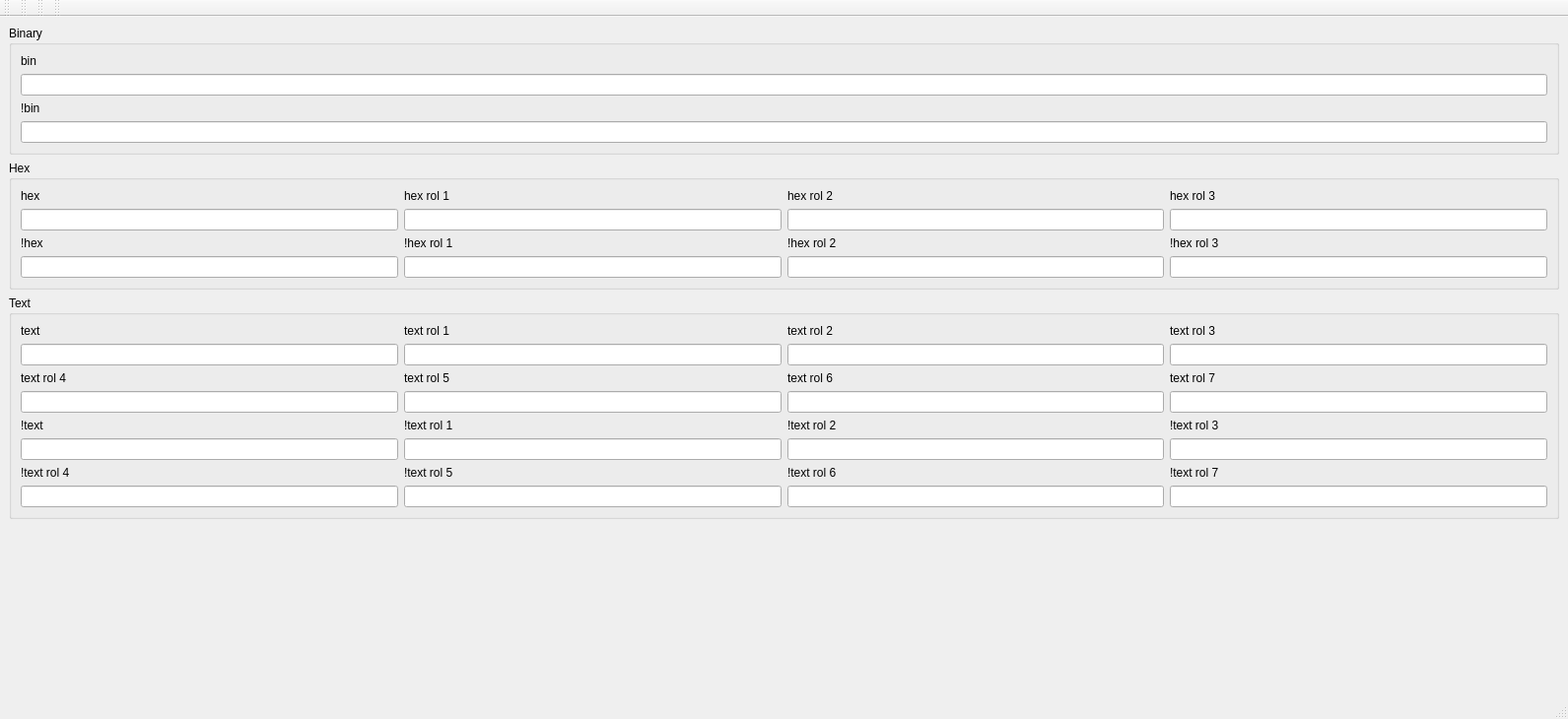
<?xml version="1.0" encoding="UTF-8"?>
<ui version="4.0">
 <class>MainWindow</class>
 <widget class="QMainWindow" name="MainWindow">
  <property name="geometry">
   <rect>
    <x>0</x>
    <y>0</y>
    <width>1591</width>
    <height>730</height>
   </rect>
  </property>
  <property name="windowTitle">
   <string>BinTool v0.1 by @mhswende</string>
  </property>
  <widget class="QWidget" name="centralwidget">
   <layout class="QVBoxLayout" name="verticalLayout_5">
    <item>
     <widget class="QGroupBox" name="groupBox_3">
      <property name="title">
       <string>Binary</string>
      </property>
      <layout class="QVBoxLayout" name="verticalLayout_4">
       <item>
        <layout class="QVBoxLayout" name="verticalLayout_3">
         <item>
          <widget class="QLabel" name="label">
           <property name="text">
            <string>bin</string>
           </property>
          </widget>
         </item>
         <item>
          <widget class="QLineEdit" name="lineEdit_bin">
           <property name="inputMask">
            <string/>
           </property>
           <property name="maxLength">
            <number>32767</number>
           </property>
          </widget>
         </item>
         <item>
          <widget class="QLabel" name="label_2">
           <property name="text">
            <string>!bin</string>
           </property>
          </widget>
         </item>
         <item>
          <widget class="QLineEdit" name="lineEdit_nbin"/>
         </item>
        </layout>
       </item>
      </layout>
     </widget>
    </item>
    <item>
     <widget class="QGroupBox" name="groupBox">
      <property name="title">
       <string>Hex</string>
      </property>
      <layout class="QVBoxLayout" name="verticalLayout_2">
       <item>
        <layout class="QGridLayout" name="gridLayout">
         <item row="0" column="0">
          <widget class="QLabel" name="label_3">
           <property name="text">
            <string>hex</string>
           </property>
          </widget>
         </item>
         <item row="0" column="1">
          <widget class="QLabel" name="label_7">
           <property name="text">
            <string>hex rol 1</string>
           </property>
          </widget>
         </item>
         <item row="0" column="2">
          <widget class="QLabel" name="label_19">
           <property name="text">
            <string>hex rol 2</string>
           </property>
          </widget>
         </item>
         <item row="0" column="3">
          <widget class="QLabel" name="label_26">
           <property name="text">
            <string>hex rol 3</string>
           </property>
          </widget>
         </item>
         <item row="1" column="0">
          <widget class="QLineEdit" name="lineEdit_hex"/>
         </item>
         <item row="1" column="1">
          <widget class="QLineEdit" name="lineEdit_hex1"/>
         </item>
         <item row="1" column="2">
          <widget class="QLineEdit" name="lineEdit_hex2"/>
         </item>
         <item row="1" column="3">
          <widget class="QLineEdit" name="lineEdit_hex3"/>
         </item>
         <item row="2" column="0">
          <widget class="QLabel" name="label_4">
           <property name="text">
            <string>!hex</string>
           </property>
          </widget>
         </item>
         <item row="2" column="1">
          <widget class="QLabel" name="label_8">
           <property name="text">
            <string>!hex rol 1</string>
           </property>
          </widget>
         </item>
         <item row="2" column="2">
          <widget class="QLabel" name="label_20">
           <property name="text">
            <string>!hex rol 2</string>
           </property>
          </widget>
         </item>
         <item row="2" column="3">
          <widget class="QLabel" name="label_27">
           <property name="text">
            <string>!hex rol 3</string>
           </property>
          </widget>
         </item>
         <item row="3" column="0">
          <widget class="QLineEdit" name="lineEdit_nhex"/>
         </item>
         <item row="3" column="1">
          <widget class="QLineEdit" name="lineEdit_nhex1"/>
         </item>
         <item row="3" column="2">
          <widget class="QLineEdit" name="lineEdit_nhex2"/>
         </item>
         <item row="3" column="3">
          <widget class="QLineEdit" name="lineEdit_nhex3"/>
         </item>
        </layout>
       </item>
      </layout>
     </widget>
    </item>
    <item>
     <widget class="QGroupBox" name="groupBox_2">
      <property name="title">
       <string>Text</string>
      </property>
      <layout class="QVBoxLayout" name="verticalLayout">
       <item>
        <layout class="QGridLayout" name="gridLayout_2">
         <item row="0" column="3">
          <widget class="QLabel" name="label_43">
           <property name="text">
            <string>text rol 3</string>
           </property>
          </widget>
         </item>
         <item row="1" column="0">
          <widget class="QLineEdit" name="lineEdit_txt"/>
         </item>
         <item row="4" column="2">
          <widget class="QLabel" name="label_42">
           <property name="text">
            <string>!text rol 2</string>
           </property>
          </widget>
         </item>
         <item row="1" column="1">
          <widget class="QLineEdit" name="lineEdit_txt1"/>
         </item>
         <item row="3" column="2">
          <widget class="QLineEdit" name="lineEdit_txt6"/>
         </item>
         <item row="0" column="1">
          <widget class="QLabel" name="label_33">
           <property name="text">
            <string>text rol 1</string>
           </property>
          </widget>
         </item>
         <item row="3" column="0">
          <widget class="QLineEdit" name="lineEdit_txt4"/>
         </item>
         <item row="4" column="3">
          <widget class="QLabel" name="label_46">
           <property name="text">
            <string>!text rol 3</string>
           </property>
          </widget>
         </item>
         <item row="5" column="0">
          <widget class="QLineEdit" name="lineEdit_ntxt"/>
         </item>
         <item row="5" column="1">
          <widget class="QLineEdit" name="lineEdit_ntxt1"/>
         </item>
         <item row="5" column="2">
          <widget class="QLineEdit" name="lineEdit_ntxt2"/>
         </item>
         <item row="5" column="3">
          <widget class="QLineEdit" name="lineEdit_ntxt3"/>
         </item>
         <item row="6" column="0">
          <widget class="QLabel" name="label_17">
           <property name="text">
            <string>!text rol 4</string>
           </property>
          </widget>
         </item>
         <item row="6" column="1">
          <widget class="QLabel" name="label_38">
           <property name="text">
            <string>!text rol 5</string>
           </property>
          </widget>
         </item>
         <item row="1" column="2">
          <widget class="QLineEdit" name="lineEdit_txt2"/>
         </item>
         <item row="1" column="3">
          <widget class="QLineEdit" name="lineEdit_txt3"/>
         </item>
         <item row="0" column="2">
          <widget class="QLabel" name="label_34">
           <property name="text">
            <string>text rol 2</string>
           </property>
          </widget>
         </item>
         <item row="4" column="0">
          <widget class="QLabel" name="label_16">
           <property name="text">
            <string>!text</string>
           </property>
          </widget>
         </item>
         <item row="3" column="3">
          <widget class="QLineEdit" name="lineEdit_txt7"/>
         </item>
         <item row="2" column="0">
          <widget class="QLabel" name="label_15">
           <property name="text">
            <string>text rol 4</string>
           </property>
          </widget>
         </item>
         <item row="4" column="1">
          <widget class="QLabel" name="label_41">
           <property name="text">
            <string>!text rol 1</string>
           </property>
          </widget>
         </item>
         <item row="2" column="1">
          <widget class="QLabel" name="label_35">
           <property name="text">
            <string>text rol 5</string>
           </property>
          </widget>
         </item>
         <item row="2" column="2">
          <widget class="QLabel" name="label_36">
           <property name="text">
            <string>text rol 6</string>
           </property>
          </widget>
         </item>
         <item row="2" column="3">
          <widget class="QLabel" name="label_44">
           <property name="text">
            <string>text rol 7</string>
           </property>
          </widget>
         </item>
         <item row="7" column="0">
          <widget class="QLineEdit" name="lineEdit_ntxt4"/>
         </item>
         <item row="3" column="1">
          <widget class="QLineEdit" name="lineEdit_txt5"/>
         </item>
         <item row="7" column="2">
          <widget class="QLineEdit" name="lineEdit_ntxt6"/>
         </item>
         <item row="6" column="2">
          <widget class="QLabel" name="label_37">
           <property name="text">
            <string>!text rol 6</string>
           </property>
          </widget>
         </item>
         <item row="6" column="3">
          <widget class="QLabel" name="label_45">
           <property name="text">
            <string>!text rol 7</string>
           </property>
          </widget>
         </item>
         <item row="7" column="1">
          <widget class="QLineEdit" name="lineEdit_ntxt5"/>
         </item>
         <item row="7" column="3">
          <widget class="QLineEdit" name="lineEdit_ntxt7"/>
         </item>
         <item row="0" column="0">
          <widget class="QLabel" name="label_14">
           <property name="text">
            <string>text</string>
           </property>
          </widget>
         </item>
        </layout>
       </item>
      </layout>
      <zorder></zorder>
      <zorder></zorder>
     </widget>
    </item>
    <item>
     <spacer name="verticalSpacer">
      <property name="orientation">
       <enum>Qt::Vertical</enum>
      </property>
      <property name="sizeHint" stdset="0">
       <size>
        <width>20</width>
        <height>40</height>
       </size>
      </property>
     </spacer>
    </item>
   </layout>
  </widget>
  <widget class="QMenuBar" name="menubar">
   <property name="geometry">
    <rect>
     <x>0</x>
     <y>0</y>
     <width>1591</width>
     <height>30</height>
    </rect>
   </property>
  </widget>
  <widget class="QStatusBar" name="statusbar"/>
  <widget class="QToolBar" name="toolBar">
   <property name="windowTitle">
    <string>toolBar</string>
   </property>
   <attribute name="toolBarArea">
    <enum>TopToolBarArea</enum>
   </attribute>
   <attribute name="toolBarBreak">
    <bool>false</bool>
   </attribute>
  </widget>
  <widget class="QToolBar" name="toolBar_2">
   <property name="windowTitle">
    <string>toolBar_2</string>
   </property>
   <attribute name="toolBarArea">
    <enum>TopToolBarArea</enum>
   </attribute>
   <attribute name="toolBarBreak">
    <bool>false</bool>
   </attribute>
  </widget>
  <widget class="QToolBar" name="toolBar_3">
   <property name="windowTitle">
    <string>toolBar_3</string>
   </property>
   <attribute name="toolBarArea">
    <enum>TopToolBarArea</enum>
   </attribute>
   <attribute name="toolBarBreak">
    <bool>false</bool>
   </attribute>
  </widget>
  <widget class="QToolBar" name="toolBar_4">
   <property name="windowTitle">
    <string>toolBar_4</string>
   </property>
   <attribute name="toolBarArea">
    <enum>TopToolBarArea</enum>
   </attribute>
   <attribute name="toolBarBreak">
    <bool>false</bool>
   </attribute>
  </widget>
 </widget>
 <tabstops>
  <tabstop>lineEdit_bin</tabstop>
  <tabstop>lineEdit_nbin</tabstop>
 </tabstops>
 <resources/>
 <connections/>
</ui>
